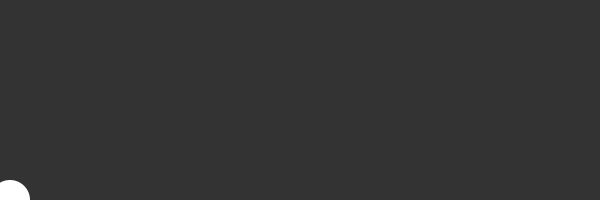
Frame 1 (no input)
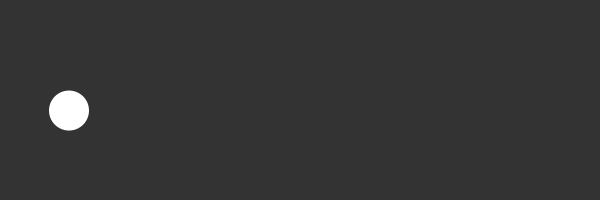
Frame 60 (the mouse pressed at the canvas centre just before this capture)
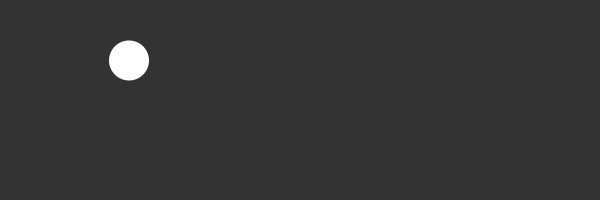
Frame 120 (the mouse held since frame 60 and released just before this capture)

The Processing sketch that drew these frames (run headless with seeded random() and noise(); from frame 60 on, the mouse is pressed at the canvas centre):

// Processing sketch: mod_vars
// ── mod_vars.pde
// modifying variables

int x = 10;
float y = 50;
float z;


void setup() {
  size(600, 200);
  smooth();
  noStroke();
  // asign a new value to an existing variable;
  y = height; 
  // height is built in variable. height of the window, it's 200 pixels at init.
  
  // casting
  float randomFloat = random(10);
  println("randomFloat = " + randomFloat);
  
  int randomInt = int(random(11));
  println("randomInt = " + randomInt);
  
  int randomDie = int(random(6)) + 1;
  println("your die is " + randomDie);
  
  z = 3*x + atan(sqrt(y));
  println(z);
  
 
};


void draw() {
    background(#333333);
    ellipse(x, y, 40, 40);
    
    x++;
    y *= 0.99;
    
    x = constrain(x, 0, width/2);
};
